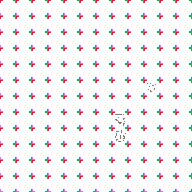

This game map was drawn from its Tiled (.tmx) file and the tilesets committed beside it. A one-line description and the full map source follow:
An orthogonal 12x12 tile map with 16x16 px tiles, 1 tile layer (tile) and 17 objects.

<map version="1.0" tiledversion="1.1.2" orientation="orthogonal" renderorder="right-down" width="12" height="12" tilewidth="16" tileheight="16" infinite="0" nextobjectid="72">
 <tileset firstgid="1" source="tileset.tsx" />
 <layer name="tile" width="12" height="12">
  <data encoding="csv">
22,20,19,19,19,25,22,21,18,20,20,24,
20,19,20,19,25,23,25,24,20,19,18,21,
21,20,18,20,18,22,23,21,21,18,19,21,
18,20,19,18,25,24,25,23,20,21,18,18,
18,22,18,25,24,25,24,22,25,21,22,18,
23,24,23,23,22,23,24,24,24,6,24,24,
22,25,23,23,24,24,23,24,24,23,22,22,
20,22,19,22,24,22,24,8,25,20,23,21,
21,18,20,21,24,24,25,9,18,20,21,18,
21,19,21,19,21,24,22,21,21,18,18,19,
19,18,19,18,23,24,25,23,18,18,18,20,
23,19,19,19,18,24,23,21,20,20,20,23
</data>
 </layer>
 <objectgroup name="creature">
  <object id="63" gid="253" x="64" y="64" width="16" height="16">
   <properties>
    <property name="probability" value="5" />
   </properties>
  </object>
  <object id="64" gid="253" x="112" y="64" width="16" height="16">
   <properties>
    <property name="probability" value="5" />
   </properties>
  </object>
  <object id="65" gid="253" x="48" y="128" width="16" height="16">
   <properties>
    <property name="probability" value="5" />
   </properties>
  </object>
  <object id="66" gid="253" x="64" y="144" width="16" height="16">
   <properties>
    <property name="probability" value="5" />
   </properties>
  </object>
  <object id="67" gid="253" x="112" y="144" width="16" height="16">
   <properties>
    <property name="probability" value="5" />
   </properties>
  </object>
  <object id="68" gid="253" x="128" y="128" width="16" height="16">
   <properties>
    <property name="probability" value="5" />
   </properties>
  </object>
  <object id="69" gid="253" x="48" y="80" width="16" height="16">
   <properties>
    <property name="probability" value="5" />
   </properties>
  </object>
  <object id="70" gid="254" x="96" y="96" width="16" height="16">
   <properties>
    <property name="probability" value="5" />
   </properties>
  </object>
  <object id="71" gid="254" x="80" y="112" width="16" height="16">
   <properties>
    <property name="probability" value="5" />
   </properties>
  </object>
 </objectgroup>
 <objectgroup name="furniture">
  <object id="55" gid="69" x="16" y="80" width="16" height="16" />
  <object id="56" gid="69" x="16" y="128" width="16" height="16" />
  <object id="57" gid="69" x="64" y="176" width="16" height="16" />
  <object id="58" gid="69" x="112" y="176" width="16" height="16" />
  <object id="59" gid="69" x="160" y="128" width="16" height="16" />
  <object id="60" gid="69" x="160" y="80" width="16" height="16" />
  <object id="61" gid="69" x="112" y="32" width="16" height="16" />
  <object id="62" gid="69" x="64" y="32" width="16" height="16" />
 </objectgroup>
 <objectgroup name="description" />
</map>